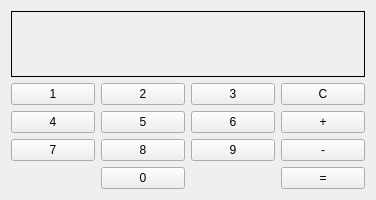
<?xml version="1.0" encoding="UTF-8"?>
<ui version="4.0">
 <class>Widget</class>
 <widget class="QWidget" name="Widget">
  <property name="geometry">
   <rect>
    <x>0</x>
    <y>0</y>
    <width>376</width>
    <height>200</height>
   </rect>
  </property>
  <property name="windowTitle">
   <string>Calculator</string>
  </property>
  <layout class="QGridLayout" name="gridLayout">
   <item row="0" column="0" colspan="4">
    <widget class="QLabel" name="txtNumber">
     <property name="font">
      <font>
       <pointsize>12</pointsize>
      </font>
     </property>
     <property name="layoutDirection">
      <enum>Qt::RightToLeft</enum>
     </property>
     <property name="autoFillBackground">
      <bool>true</bool>
     </property>
     <property name="frameShape">
      <enum>QFrame::Box</enum>
     </property>
     <property name="lineWidth">
      <number>1</number>
     </property>
     <property name="midLineWidth">
      <number>0</number>
     </property>
     <property name="text">
      <string/>
     </property>
    </widget>
   </item>
   <item row="1" column="0">
    <widget class="QPushButton" name="btnNumb_1">
     <property name="text">
      <string>1</string>
     </property>
    </widget>
   </item>
   <item row="1" column="1">
    <widget class="QPushButton" name="btnNumb_2">
     <property name="text">
      <string>2</string>
     </property>
    </widget>
   </item>
   <item row="1" column="2">
    <widget class="QPushButton" name="btnNumb_3">
     <property name="text">
      <string>3</string>
     </property>
    </widget>
   </item>
   <item row="1" column="3">
    <widget class="QPushButton" name="btnClear">
     <property name="layoutDirection">
      <enum>Qt::RightToLeft</enum>
     </property>
     <property name="text">
      <string>C</string>
     </property>
    </widget>
   </item>
   <item row="2" column="0">
    <widget class="QPushButton" name="btnNumb_4">
     <property name="text">
      <string>4</string>
     </property>
    </widget>
   </item>
   <item row="2" column="1">
    <widget class="QPushButton" name="btnNumb_5">
     <property name="text">
      <string>5</string>
     </property>
    </widget>
   </item>
   <item row="2" column="2">
    <widget class="QPushButton" name="btnNumb_6">
     <property name="text">
      <string>6</string>
     </property>
    </widget>
   </item>
   <item row="2" column="3">
    <widget class="QPushButton" name="btnPlus">
     <property name="text">
      <string>+</string>
     </property>
    </widget>
   </item>
   <item row="3" column="0">
    <widget class="QPushButton" name="btnNumb_7">
     <property name="text">
      <string>7</string>
     </property>
    </widget>
   </item>
   <item row="3" column="1">
    <widget class="QPushButton" name="btnNumb_8">
     <property name="text">
      <string>8</string>
     </property>
    </widget>
   </item>
   <item row="3" column="2">
    <widget class="QPushButton" name="btnNumb_9">
     <property name="text">
      <string>9</string>
     </property>
    </widget>
   </item>
   <item row="3" column="3">
    <widget class="QPushButton" name="btnMinus">
     <property name="text">
      <string>-</string>
     </property>
    </widget>
   </item>
   <item row="4" column="1">
    <widget class="QPushButton" name="btnNumb_10">
     <property name="text">
      <string>0</string>
     </property>
    </widget>
   </item>
   <item row="4" column="3">
    <widget class="QPushButton" name="btnEqual">
     <property name="layoutDirection">
      <enum>Qt::RightToLeft</enum>
     </property>
     <property name="text">
      <string>=</string>
     </property>
    </widget>
   </item>
  </layout>
 </widget>
 <layoutdefault spacing="6" margin="11"/>
 <resources/>
 <connections/>
</ui>
